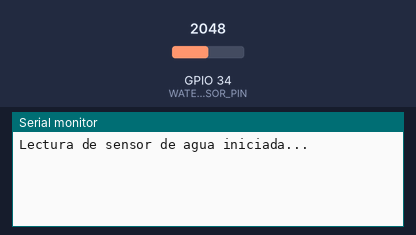
Bench run of a program on a simulated ESP32. Shown: the last lines printed to the serial monitor. The inputs (shaded band) are chosen by the test bench; at power-on: GPIO 34 (WATER_SENSOR_PIN) = 2048. WiFi joins after 1.5 s; servers stay silent unless stated.

Above: at 4.0 s.
4.1 s: GPIO 34 (WATER_SENSOR_PIN) set to 2866
At 5.2 s:
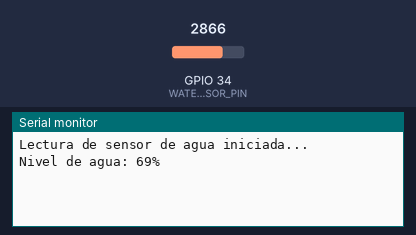
8.3 s: GPIO 34 (WATER_SENSOR_PIN) set to 3603
At 9.5 s:
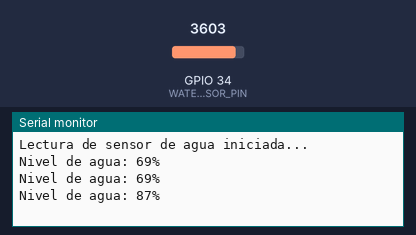

The program:

main.cpp
```cpp
/*
#define BLYNK_TEMPLATE_ID "TMPL2xM8aBKoa"
#define BLYNK_TEMPLATE_NAME "Walle"
#define BLYNK_AUTH_TOKEN "d9XKx7U_MvnfQrBVGerrsv-nHEgNcHnc"

#include <Arduino.h>
#include <DHT.h>
#include <WiFi.h>
#include <BlynkSimpleEsp32.h>

#define DHTPIN 2
#define DHTTYPE DHT11

char auth[] = BLYNK_AUTH_TOKEN;
char ssid[] = "ITSU-PERSONAL";
char pass[] = "ITSU#2024";

DHT dht(DHTPIN, DHTTYPE);
BlynkTimer timer;

void sendSensor() {
  float h = dht.readHumidity();
  float t = dht.readTemperature();

  if (isnan(h) || isnan(t)) {
    Serial.println("Error al leer del sensor DHT11");
    return;
  }

  Serial.print("Humedad: ");
  Serial.print(h);
  Serial.print(" %\t");
  Serial.print("Temperatura: ");
  Serial.print(t);
  Serial.println(" °C");

  Blynk.virtualWrite(V0, h); // Humedad a V0
  Blynk.virtualWrite(V1, t); // Temperatura a V1
}

void setup() {
  Serial.begin(115200);
  dht.begin();
  Blynk.begin(auth, ssid, pass);
  timer.setInterval(2000L, sendSensor); // Cada 2 segundos
}

void loop() {
  Blynk.run();
  timer.run();
}

*/
#include <Arduino.h>
#include <WiFi.h>
#include <BlynkSimpleEsp32.h>

#define BLYNK_TEMPLATE_ID "TMPL2f4GDN7uH"
#define BLYNK_TEMPLATE_NAME "AguaBlynk"
#define BLYNK_AUTH_TOKEN "RxxJGB_ixE0APAXt-r-dF4-FPv4NEFVn"

#define WATER_SENSOR_PIN 34  // Pin analógico donde está conectado el sensor

int valorSensor = 0;  // Variable para guardar la lectura

// Inicializa Blynk
char auth[] = BLYNK_AUTH_TOKEN;
char ssid[] = "ITSU-PERSONAL";  // Reemplaza con tu SSID
char pass[] = "ITSU#2024";  // Reemplaza con tu contraseña

BlynkTimer timer;

void sendSensor() {
  // Lee el valor analógico (entre 0 y 4095 en el ESP32)
  valorSensor = analogRead(WATER_SENSOR_PIN);

  // Calcula el porcentaje de nivel de agua
  int porcentaje = map(valorSensor, 0, 4095, 0, 100);

  // Muestra el porcentaje en el monitor serial
  Serial.print("Nivel de agua: ");
  Serial.print(porcentaje);
  Serial.println("%");

  // Envía el porcentaje al pin virtual V0 en Blynk
  Blynk.virtualWrite(V0, porcentaje);
}

void setup() {
  Serial.begin(115200);     // Inicia comunicación serial
  delay(1000);
  Serial.println("Lectura de sensor de agua iniciada...");

  // Conecta a WiFi y Blynk
  Blynk.begin(auth, ssid, pass);

  // Configura el temporizador para enviar datos cada 2 segundos
  timer.setInterval(2000L, sendSensor);
}

void loop() {
  Blynk.run();  // Mantiene la conexión con Blynk activa
  timer.run();  // Ejecuta las tareas programadas
}
```

Measured:
- after the input at 4.1 s, the serial monitor: prints a new line after 0.70 s (image 1)
- after the input at 8.3 s, the serial monitor: prints a new line after 0.50 s (image 2)
